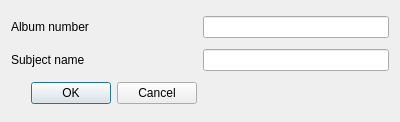
<?xml version="1.0" encoding="UTF-8"?>
<ui version="4.0">
 <class>Dialog</class>
 <widget class="QDialog" name="Dialog">
  <property name="geometry">
   <rect>
    <x>0</x>
    <y>0</y>
    <width>400</width>
    <height>122</height>
   </rect>
  </property>
  <property name="windowTitle">
   <string>Dialog</string>
  </property>
  <layout class="QGridLayout" name="gridLayout">
   <item row="0" column="0">
    <widget class="QLabel" name="label">
     <property name="text">
      <string>Album number</string>
     </property>
    </widget>
   </item>
   <item row="1" column="0">
    <widget class="QLabel" name="label_2">
     <property name="text">
      <string>Subject name</string>
     </property>
    </widget>
   </item>
   <item row="2" column="0">
    <widget class="QDialogButtonBox" name="buttonBox">
     <property name="orientation">
      <enum>Qt::Horizontal</enum>
     </property>
     <property name="standardButtons">
      <set>QDialogButtonBox::Cancel|QDialogButtonBox::Ok</set>
     </property>
    </widget>
   </item>
   <item row="0" column="1">
    <widget class="QLineEdit" name="lineEdit"/>
   </item>
   <item row="1" column="1">
    <widget class="QLineEdit" name="lineEdit_2"/>
   </item>
  </layout>
 </widget>
 <resources/>
 <connections>
  <connection>
   <sender>buttonBox</sender>
   <signal>accepted()</signal>
   <receiver>Dialog</receiver>
   <slot>accept()</slot>
   <hints>
    <hint type="sourcelabel">
     <x>196</x>
     <y>96</y>
    </hint>
    <hint type="destinationlabel">
     <x>157</x>
     <y>121</y>
    </hint>
   </hints>
  </connection>
  <connection>
   <sender>buttonBox</sender>
   <signal>rejected()</signal>
   <receiver>Dialog</receiver>
   <slot>reject()</slot>
   <hints>
    <hint type="sourcelabel">
     <x>196</x>
     <y>102</y>
    </hint>
    <hint type="destinationlabel">
     <x>286</x>
     <y>121</y>
    </hint>
   </hints>
  </connection>
  <connection>
   <sender>buttonBox</sender>
   <signal>clicked(QAbstractButton*)</signal>
   <receiver>Dialog</receiver>
   <slot>OkClicked()</slot>
   <hints>
    <hint type="sourcelabel">
     <x>58</x>
     <y>103</y>
    </hint>
    <hint type="destinationlabel">
     <x>131</x>
     <y>-8</y>
    </hint>
   </hints>
  </connection>
 </connections>
 <slots>
  <slot>OkClicked()</slot>
 </slots>
</ui>
